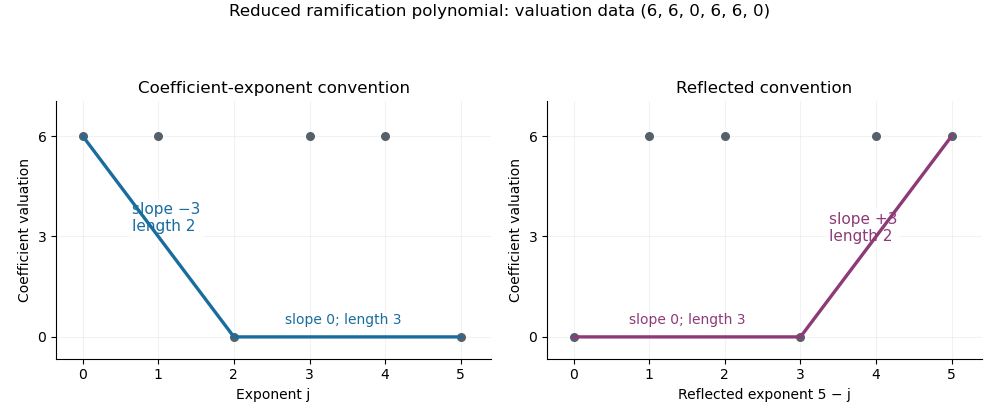

The Python source for this figure:
"""Draw both slope conventions. Run from the desired image-output directory.
Tested with Python 3.14, NumPy 2.3.5 and Matplotlib 3.10.7.
"""
import numpy as np
import matplotlib
matplotlib.use('Agg')
import matplotlib.pyplot as plt
from pathlib import Path
values=np.array([6,6,0,6,6,0]);indices=np.arange(6)
fig,axes=plt.subplots(1,2,figsize=(10,4.2),dpi=100,facecolor='white')
for ax in axes:
 ax.set_facecolor('white');ax.set_xlim(-.35,5.4);ax.set_ylim(-.65,7.05)
 ax.set_xticks(indices);ax.set_yticks([0,3,6]);ax.set_ylabel('Coefficient valuation');ax.grid(alpha=.16)
 ax.spines[['top','right']].set_visible(False)
axes[0].scatter(indices,values,color='#55606a',s=30,zorder=3)
axes[0].plot([0,2,5],[6,0,0],color='#196d9e',lw=2.4,zorder=4)
axes[0].set_title('Coefficient-exponent convention',fontsize=12)
axes[0].set_xlabel('Exponent j')
axes[0].text(.65,3.15,'slope −3\nlength 2',color='#196d9e',fontsize=11,bbox={'facecolor':'white','edgecolor':'none','alpha':.9,'pad':2})
axes[0].text(3.45,.38,'slope 0; length 3',ha='center',color='#196d9e',fontsize=10)
axes[1].scatter(5-indices,values,color='#55606a',s=30,zorder=3)
axes[1].plot([0,3,5],[0,0,6],color='#8d3a78',lw=2.4,zorder=4)
axes[1].set_title('Reflected convention',fontsize=12)
axes[1].set_xlabel('Reflected exponent 5 − j')
axes[1].text(3.38,2.85,'slope +3\nlength 2',color='#8d3a78',fontsize=11,bbox={'facecolor':'white','edgecolor':'none','alpha':.9,'pad':2})
axes[1].text(1.5,.38,'slope 0; length 3',ha='center',color='#8d3a78',fontsize=10)
fig.suptitle('Reduced ramification polynomial: valuation data (6, 6, 0, 6, 6, 0)',fontsize=12,y=.99)
fig.tight_layout(rect=(0,0,1,.93),pad=1.3)
fig.savefig(Path('paper-123-newton-conventions.png'),facecolor='white',transparent=False,dpi=100)
plt.close(fig)
